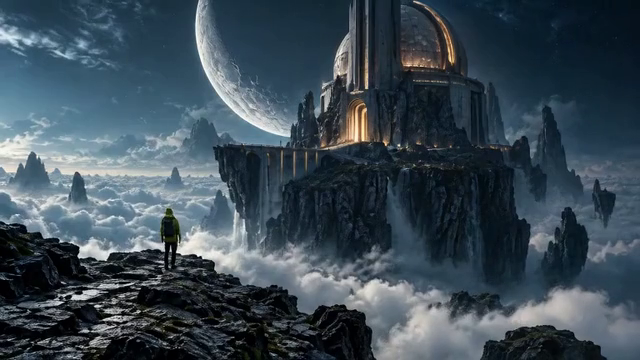
#> input picture frame 8 of public/creator-examples/dip-black.mp4, 640 x 360 px, given in place of input.mp4, which was not available
$ python vision_check.py
#> lines starting #> are read from the running program, lines starting #| are printed output that depends on the picture; after the words box and inside, x2 and y2 are one past the last pixel; in counts of white or black regions, pixels touching at a corner belong together; pictures that were not available may be replaced by others from this repository, and a replacement may not be noted
### scripts/vision_tools.py
"""Local, bounded vision finishing. Runs in the isolated vision environment."""
import argparse, hashlib, json, os
from pathlib import Path
import cv2
import numpy as np
from PIL import Image, ImageOps

ROOT = Path(__file__).resolve().parents[1]
os.environ.setdefault("MPLCONFIGDIR",str(ROOT/"runtime/vision-cache"))

def digest(file):
    return hashlib.sha256(Path(file).read_bytes()).hexdigest()

def rgb(file):
    return np.asarray(ImageOps.exif_transpose(Image.open(file)).convert('RGB')).copy()

# [113 lines left out: functions landmarks, face_match, face_anchor, prepare_neural, transfer_face, place_prop, not called in this run]

def track(directory):
    manifest=json.loads((directory/'manifest.json').read_text(encoding='utf-8'));r=manifest['request'];cv2.setRNGSeed(int(r.get('seed',0))%(2**31));prepared=json.loads((directory/'prepared.json').read_text(encoding='utf-8'))
    width,height=prepared['size'];count=prepared['frames'];assets=Path(manifest['assets'])
    if r.get('mask'):
        mask=np.array(ImageOps.fit(Image.open(assets/r['mask']).convert('L'),(width,height),method=Image.Resampling.NEAREST))
    else:
        mask=np.zeros((height,width),np.uint8);x,y,w,h=r['region'];cv2.rectangle(mask,(round(x*width),round(y*height)),(round((x+w)*width)-1,round((y+h)*height)-1),255,-1)
    if not np.any(mask>0) or not np.any(mask==0):raise ValueError('Paint part of the frame and leave some area untouched.')
    capture=cv2.VideoCapture(str(directory/'input.mp4'));ok,frame=capture.read()
    if not ok:raise ValueError('Cannot decode the prepared source for tracking.')
    gray=cv2.cvtColor(frame,cv2.COLOR_BGR2GRAY);features=cv2.goodFeaturesToTrack(gray,maxCorners=180,qualityLevel=.005,minDistance=4,mask=(mask>128).astype(np.uint8)*255)
    if r.get('trackMask') and (features is None or len(features)<6):raise ValueError('Not enough texture to track this mask. Choose a textured subject region or use a fixed mask.')
    trajectory=[];masks=[];previous=gray;matrix=np.eye(3,dtype=np.float64)
    for index in range(count):
        confidence=1.;kept=0
        if index:
            ok,frame=capture.read()
            if not ok:raise ValueError('Prepared source ended before the mask track.')
            gray=cv2.cvtColor(frame,cv2.COLOR_BGR2GRAY)
            if r.get('trackMask'):
                predicted,status,_=cv2.calcOpticalFlowPyrLK(previous,gray,features,None,winSize=(21,21),maxLevel=3)
                if predicted is None:raise ValueError('Mask tracking lost the subject; no extrapolated edit was submitted.')
                reverse,back,_=cv2.calcOpticalFlowPyrLK(gray,previous,predicted,None,winSize=(21,21),maxLevel=3)
                if reverse is None:raise ValueError('Mask tracking failed its backward check.')
                valid=(status.ravel()>0)&(back.ravel()>0)&(np.linalg.norm(reverse-features,axis=2).ravel()<1.5)
                kept=int(valid.sum());confidence=kept/len(features)
                if kept<6 or confidence<.55:raise ValueError('Mask tracking confidence fell below the safety threshold. Use a shorter clip or fixed mask.')
                step,inliers=cv2.estimateAffinePartial2D(features[valid],predicted[valid],method=cv2.RANSAC,ransacReprojThreshold=2)
                if step is None or inliers.sum()<6 or np.linalg.norm(step[:,2])>min(width,height)*.25 or not .8<np.linalg.norm(step[:,0])<1.25:raise ValueError('Mask motion is unreliable; no automatic continuation was attempted.')
                matrix=np.vstack([step,[0,0,1]])@matrix
                features=predicted[valid].reshape(-1,1,2)
        moved=cv2.warpPerspective(mask,matrix,(width,height),flags=cv2.INTER_NEAREST)
        if r.get('feather',0):moved=(np.minimum(1,cv2.distanceTransform((moved>128).astype(np.uint8),cv2.DIST_L2,3)/r['feather'])*255).astype(np.uint8)
        if not np.any(moved):raise ValueError('Tracked region left the frame.')
        masks.append(Image.fromarray(moved).convert('RGB'));trajectory.append({'frame':index,'confidence':confidence,'points':kept,'transform':matrix[:2].tolist()});previous=gray
    capture.release();folder=directory/'masks';folder.mkdir(exist_ok=True)
    for index,image in enumerate(masks):image.convert('L').save(folder/f'{index:04d}.png')
    from video_media import encode
    encode(masks,directory/'mask.mp4',(width,height),prepared['fps'])
    record={'method':'lk-forward-backward-affine-v1' if r.get('trackMask') else 'fixed-freehand-mask-v1','frames':count,'trajectory':trajectory,'maskSha256':[digest(folder/f'{i:04d}.png') for i in range(count)]}
    (directory/'tracking.json').write_text(json.dumps(record,indent=2),encoding='utf-8')
    return {'frames':count,'minimumConfidence':min(row['confidence'] for row in trajectory)}

# [33 lines left out: functions image_job, motion_risks, not called in this run]

# [2 lines that do not run on import are left out]

### scripts/video_media.py
"""Bounded local video decoding, timestamp sampling, audio mixing and encoding."""
from fractions import Fraction
import hashlib, math
from pathlib import Path
import av
import numpy as np
from PIL import Image, ImageEnhance, ImageDraw, ImageFont
from studio_fonts import studio_font

RATE=48000
SIZES={'landscape':(768,432),'portrait':(432,768),'square':(576,576)}
def digest(file):
    with Path(file).open('rb') as stream:return hashlib.file_digest(stream,'sha256').hexdigest()

# [27 lines left out: functions inspect, sample_images, not called in this run]

def decode_images(file):
    with av.open(str(file)) as media:
        for frame in media.decode(video=0):yield frame.to_image().convert('RGB')

# [17 lines left out: function audio_samples, not called in this run]

def encode(images,output,size,fps,audio=None,codec='libx264'):
    output=Path(output);partial=output.with_name(output.stem+'.partial'+output.suffix);count=0
    frame_rate=Fraction(str(fps)).limit_denominator(1000000)
    try:
        with av.open(str(partial),'w') as movie:
            video=movie.add_stream(codec,rate=frame_rate);video.width,video.height=size;video.pix_fmt='bgr0' if codec=='ffv1' else 'yuv420p';video.options={} if codec=='ffv1' else {'crf':'18','preset':'fast'}
            sound=movie.add_stream('aac',rate=RATE) if audio is not None else None
            if sound:sound.layout='stereo'
            cursor=0
            # [8 lines left out: function emit_audio, not called in this run]
            for image in images:
                frame=av.VideoFrame.from_image(image);frame.pts=count;frame.time_base=Fraction(1,1)/frame_rate
                for packet in video.encode(frame):movie.mux(packet)
                count+=1;emit_audio(round(count/fps*RATE))
            if sound is not None:
                end=min(audio.shape[1],round(count/fps*RATE));emit_audio(end)
                if cursor<end:
                    frame=av.AudioFrame.from_ndarray(np.ascontiguousarray(audio[:,cursor:end]),format='fltp',layout='stereo');frame.sample_rate=RATE;frame.pts=cursor;frame.time_base=Fraction(1,RATE)
                    for packet in sound.encode(frame):movie.mux(packet)
                for packet in sound.encode():movie.mux(packet)
            for packet in video.encode():movie.mux(packet)
        partial.replace(output)
    except Exception:
        raise
    return count

# [31 lines left out: functions crop_image, grade_image, caption_image, not called in this run]

### tests/vision_check.py
import importlib.util,json,sys,tempfile,subprocess
from pathlib import Path
import numpy as np
from PIL import Image
ROOT=Path(__file__).resolve().parents[1]
sys.path.insert(0,str(ROOT/'scripts'))
import vision_tools as vision
from video_media import encode,inspect,digest,sample_images,crop_image,decode_images

runtime=(ROOT/'runtime').resolve();test_directory=(ROOT/'runtime/vision-tests').resolve()
assert test_directory.parent==runtime and test_directory.name=='vision-tests'
test_directory.mkdir(parents=True,exist_ok=True)
with tempfile.TemporaryDirectory(prefix='frameforge-vision-',dir=test_directory) as temp:
    root=Path(temp);assets=root/'assets';assets.mkdir()
    texture=np.random.default_rng(22).integers(40,240,(40,40,3),dtype=np.uint8)
    def moving(cut=False):
        for i in range(17):
            frame=np.zeros((96,160,3),np.uint8);frame[:]=[25,30,35]
            if not cut or i<8:frame[25:65,20+2*i:60+2*i]=texture
            yield Image.fromarray(frame)
    source=root/'input.mp4';encode(moving(),source,(160,96),16)
#> (the call stopped at in encode, `with av.open(str(partial),'w') as movie:`: av is not available in this run)
    mask=np.zeros((96,160),np.uint8);mask[23:67,18:62]=255;Image.fromarray(mask).save(assets/'mask.png')
#> after `mask = np.zeros((96, 160), np.uint8)`:
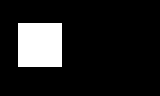
#> saved as mask.png: PIL image 160x96 L; 12.6% white; 1 white region, box (x1, y1, x2, y2) and area: (18, 23, 62, 67) 1936
    manifest={'request':{'mask':'mask.png','trackMask':True,'feather':3},'assets':str(assets)}
    (root/'manifest.json').write_text(json.dumps(manifest),encoding='utf-8');(root/'prepared.json').write_text(json.dumps({'size':[160,96],'frames':17,'fps':16}),encoding='utf-8')
    report=vision.track(root);trajectory=json.loads((root/'tracking.json').read_text(encoding='utf-8'))
#> in track, frame is the input picture: shape (360, 640, 3); mean B, G, R 85.8, 74.9, 60
#> in track, `gray = cv2.cvtColor(frame, cv2.COLOR_BGR2GRAY)`:
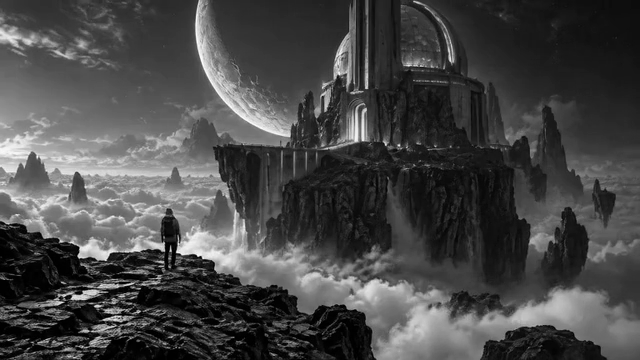
#> gray: shape (360, 640); min 0, max 254, mean 71.6
#> (the run stopped early here; a loop or call above may not have finished)

$ run again, starting later in the video
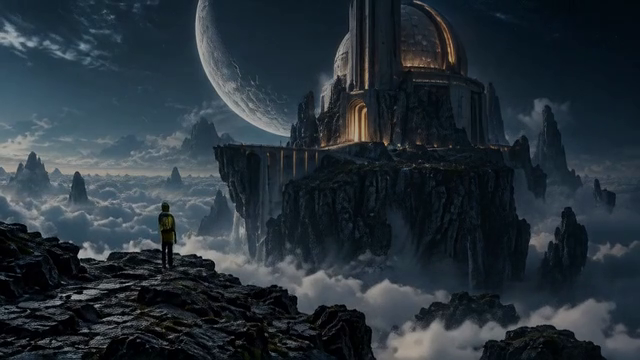
#> input picture frame 37 of public/creator-examples/dip-black.mp4, 640 x 360 px, given in place of input.mp4, which was not available
#> in track, frame is the input picture: shape (360, 640, 3); mean B, G, R 57.7, 49.4, 39
#> in track, `gray = cv2.cvtColor(frame, cv2.COLOR_BGR2GRAY)`:
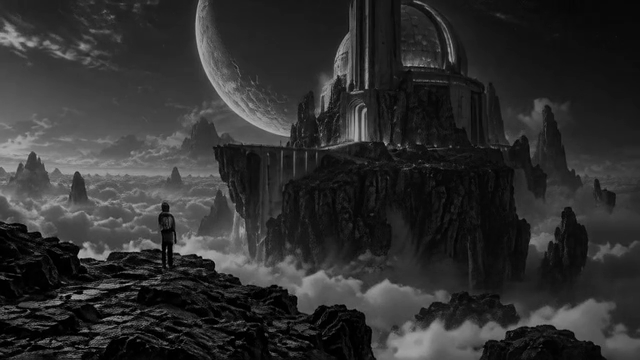
#> gray: shape (360, 640); min 0, max 179, mean 47.2

$ run again, starting later in the video
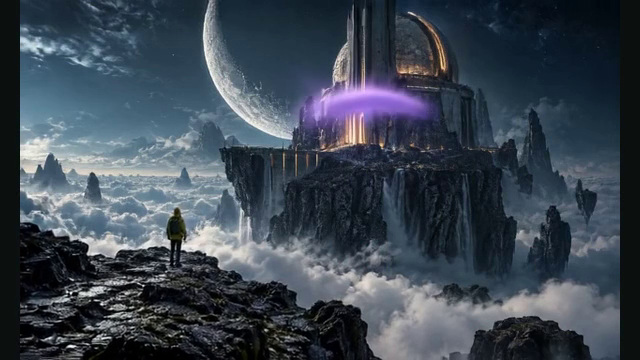
#> input picture frame 67 of public/creator-examples/dip-black.mp4, 640 x 360 px, given in place of input.mp4, which was not available
#> in track, frame is the input picture: shape (360, 640, 3); mean B, G, R 82.5, 71.1, 60.9
#> in track, `gray = cv2.cvtColor(frame, cv2.COLOR_BGR2GRAY)`:
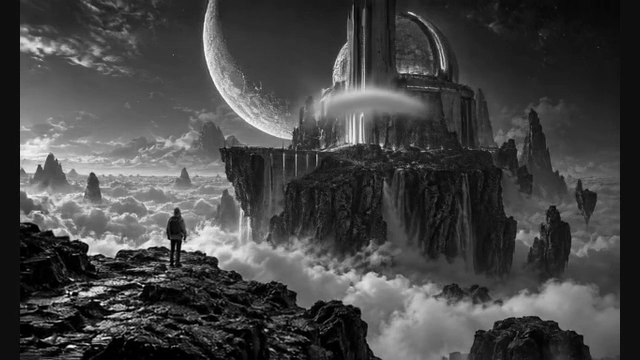
#> gray: shape (360, 640); min 0, max 253, mean 69.3
